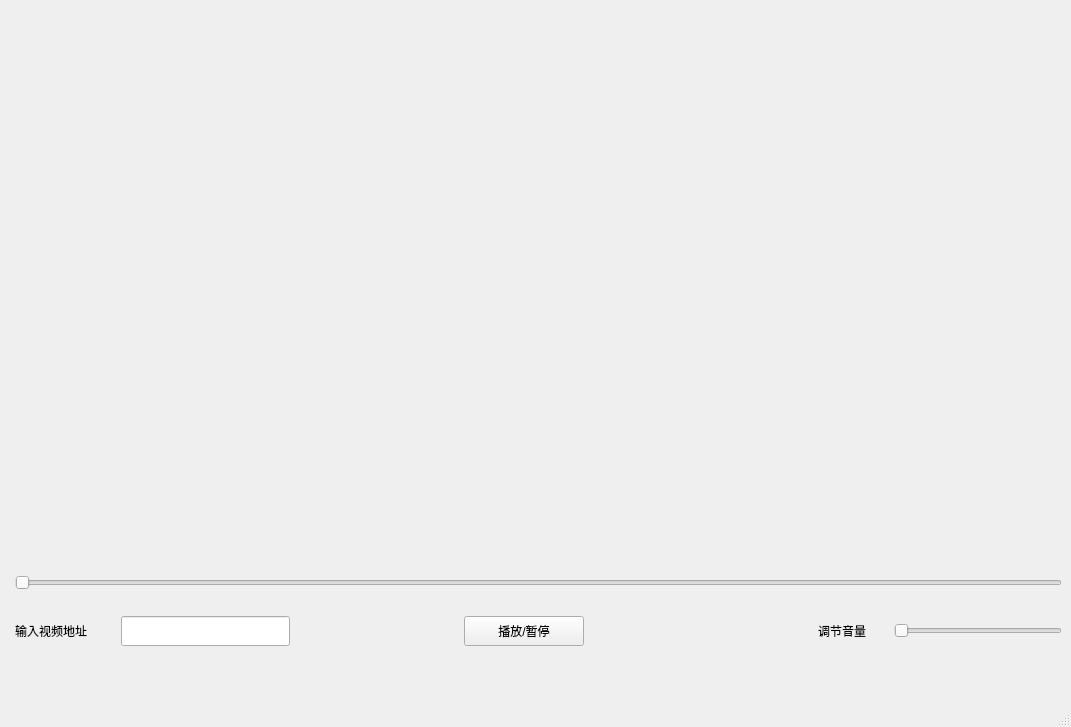
<?xml version="1.0" encoding="UTF-8"?>
<ui version="4.0">
 <class>MainWindow</class>
 <widget class="QMainWindow" name="MainWindow">
  <property name="geometry">
   <rect>
    <x>0</x>
    <y>0</y>
    <width>1071</width>
    <height>727</height>
   </rect>
  </property>
  <property name="windowTitle">
   <string>MainWindow</string>
  </property>
  <widget class="QWidget" name="centralwidget">
   <layout class="QFormLayout" name="formLayout">
    <item row="0" column="1">
     <layout class="QVBoxLayout" name="verticalLayout_3">
      <item>
       <layout class="QVBoxLayout" name="verticalLayout_2">
        <item>
         <layout class="QVBoxLayout" name="verticalLayout">
          <item>
           <widget class="QLabel" name="label">
            <property name="minimumSize">
             <size>
              <width>960</width>
              <height>540</height>
             </size>
            </property>
            <property name="maximumSize">
             <size>
              <width>1920</width>
              <height>1080</height>
             </size>
            </property>
            <property name="styleSheet">
             <string notr="true">QLabel{background-color:rgb(143, 240, 164);}其</string>
            </property>
            <property name="text">
             <string/>
            </property>
           </widget>
          </item>
          <item>
           <spacer name="verticalSpacer_2">
            <property name="orientation">
             <enum>Qt::Vertical</enum>
            </property>
            <property name="sizeType">
             <enum>QSizePolicy::Preferred</enum>
            </property>
            <property name="sizeHint" stdset="0">
             <size>
              <width>20</width>
              <height>20</height>
             </size>
            </property>
           </spacer>
          </item>
          <item>
           <widget class="QSlider" name="slider">
            <property name="orientation">
             <enum>Qt::Horizontal</enum>
            </property>
           </widget>
          </item>
          <item>
           <spacer name="verticalSpacer">
            <property name="orientation">
             <enum>Qt::Vertical</enum>
            </property>
            <property name="sizeType">
             <enum>QSizePolicy::Preferred</enum>
            </property>
            <property name="sizeHint" stdset="0">
             <size>
              <width>20</width>
              <height>20</height>
             </size>
            </property>
           </spacer>
          </item>
         </layout>
        </item>
        <item>
         <layout class="QHBoxLayout" name="horizontalLayout">
          <item>
           <widget class="QLabel" name="label_2">
            <property name="minimumSize">
             <size>
              <width>100</width>
              <height>30</height>
             </size>
            </property>
            <property name="maximumSize">
             <size>
              <width>200</width>
              <height>60</height>
             </size>
            </property>
            <property name="text">
             <string>输入视频地址</string>
            </property>
           </widget>
          </item>
          <item>
           <widget class="QLineEdit" name="lineEdit">
            <property name="minimumSize">
             <size>
              <width>150</width>
              <height>30</height>
             </size>
            </property>
            <property name="maximumSize">
             <size>
              <width>300</width>
              <height>60</height>
             </size>
            </property>
           </widget>
          </item>
          <item>
           <spacer name="horizontalSpacer">
            <property name="orientation">
             <enum>Qt::Horizontal</enum>
            </property>
            <property name="sizeType">
             <enum>QSizePolicy::Preferred</enum>
            </property>
            <property name="sizeHint" stdset="0">
             <size>
              <width>168</width>
              <height>20</height>
             </size>
            </property>
           </spacer>
          </item>
          <item>
           <widget class="QPushButton" name="playPauseButton">
            <property name="minimumSize">
             <size>
              <width>120</width>
              <height>30</height>
             </size>
            </property>
            <property name="maximumSize">
             <size>
              <width>240</width>
              <height>60</height>
             </size>
            </property>
            <property name="text">
             <string>播放/暂停</string>
            </property>
           </widget>
          </item>
          <item>
           <spacer name="horizontalSpacer_2">
            <property name="orientation">
             <enum>Qt::Horizontal</enum>
            </property>
            <property name="sizeHint" stdset="0">
             <size>
              <width>228</width>
              <height>20</height>
             </size>
            </property>
           </spacer>
          </item>
          <item>
           <widget class="QLabel" name="label_3">
            <property name="minimumSize">
             <size>
              <width>70</width>
              <height>30</height>
             </size>
            </property>
            <property name="maximumSize">
             <size>
              <width>140</width>
              <height>60</height>
             </size>
            </property>
            <property name="text">
             <string>调节音量</string>
            </property>
           </widget>
          </item>
          <item>
           <widget class="QSlider" name="volumeSlider">
            <property name="minimumSize">
             <size>
              <width>150</width>
              <height>30</height>
             </size>
            </property>
            <property name="maximumSize">
             <size>
              <width>300</width>
              <height>60</height>
             </size>
            </property>
            <property name="orientation">
             <enum>Qt::Horizontal</enum>
            </property>
           </widget>
          </item>
         </layout>
        </item>
       </layout>
      </item>
     </layout>
    </item>
   </layout>
  </widget>
  <widget class="QStatusBar" name="statusbar"/>
 </widget>
 <resources/>
 <connections/>
</ui>
